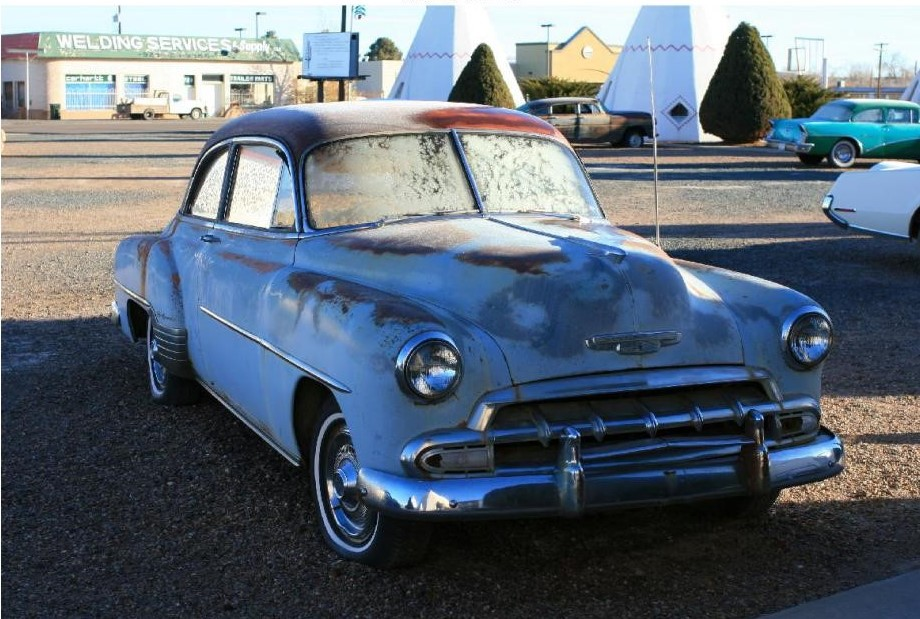
#> input picture task5/data/test.jpg, 920 x 619 px
$ python mainpartion.py
#> lines starting #> are read from the running program, lines starting #| are printed output that depends on the picture; long printed decimals are rounded
from matplotlib import pyplot as plt
import numpy as np
from PIL import Image
from sklearn.decomposition import PCA
import tkinter as tk
from tkinter import filedialog


def getfile():
    root = tk.Tk()
    root.withdraw()
    return filedialog.askopenfilename()


def loadImage(path):
#> called with path = './data/test.jpg'
    img = Image.open(path)
#> img is the input picture: PIL image 920x619 RGB; mean R, G, B 94.8, 105.7, 117.4
    # 将图像转换成灰度图
    img = img.convert("L")
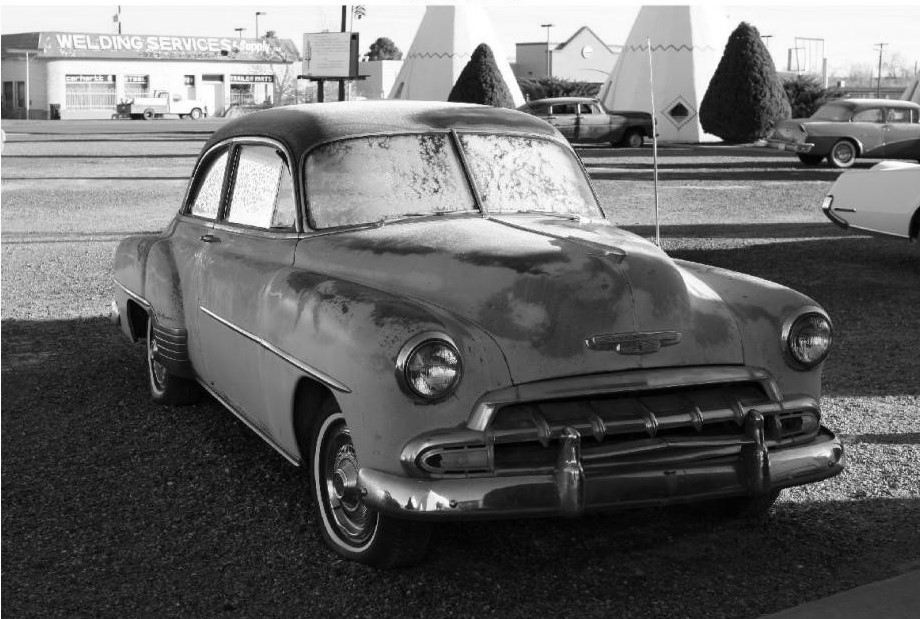
#> img: PIL image 920x619 L; min 0, max 255, mean 103.8
    # 图像的大小在size中是（宽，高）
    # 所以width取size的第一个值，height取第二个
    width = img.size[0]
#> width = 920
    height = img.size[1]
#> height = 619
    data = img.getdata()
    # 为了避免溢出，这里对数据进行一个缩放，缩小100倍
    data = np.array(data).reshape(height, width)/100
    # 查看原图的话，需要还原数据
    new_im = Image.fromarray(data*100)
    new_im.show()
    return data


def pca(data,k):

    n_samples,n_features = data.shape
    # 求均值
    mean = np.array([np.mean(data[:,i]) for i in range(n_features)])
    # 去中心化
    normal_data = data - mean
    # 得到协方差矩阵
    matrix_ = np.dot(np.transpose(normal_data),normal_data)
    # 有时会出现复数特征值，导致无法继续计算，这里用了不同的图像，有时候会出现复数特征，但是经过

    eig_val,eig_vec = np.linalg.eig(matrix_)
    eigIndex = np.argsort(eig_val)
    eigVecIndex = eigIndex[:-(k+1):-1]
    feature = eig_vec[:,eigVecIndex]
    new_data = np.dot(normal_data,feature)
    # 将降维后的数据映射回原空间
    rec_data = np.dot(new_data, np.transpose(feature)) + mean
    # print(rec_data)
    # 压缩后的数据也需要乘100还原成RGB值的范围
    newImage = Image.fromarray(np.uint8(rec_data*102))
    newImage.show()
    return rec_data

def error(data,recdata):
    sum1 = 0
    sum2 = 0
    # 计算两幅图像之间的差值矩阵
    D_value = data - recdata
    # 计算两幅图像之间的误差率，即信息丢失率
    for i in range(data.shape[0]):
        sum1 += np.dot(data[i],data[i])
        sum2 += np.dot(D_value[i], D_value[i])
    error = sum2/sum1
    print(sum2, sum1, error)


#date=loadImage("D:/black/data/suns.jpg")
#pca(date,20)

def gatmain():
    data=loadImage(getfile())
    pca = PCA(n_components=10).fit(data)
    # 降维
    x_new = pca.transform(data)
    # 还原降维后的数据到原空间
    recdata = pca.inverse_transform(x_new)
    # 计算误差
    error(data, recdata)
    # 还原降维后的数据
    newImg = Image.fromarray(recdata * 100)
    newImg.show()
    # error(data, recdata)


if __name__ == '__main__':
    data = loadImage("./data/test.jpg")
    pca = PCA(n_components=10).fit(data)
    # 降维
    x_new = pca.transform(data)
    # 还原降维后的数据到原空间
    recdata = pca.inverse_transform(x_new)
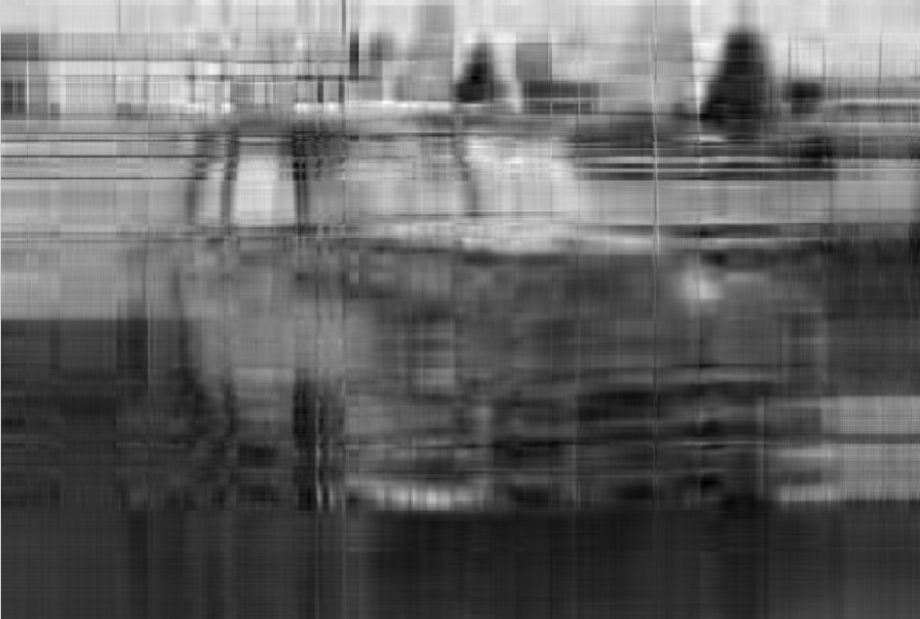
#> recdata: shape (619, 920) float64; min -0.278, max 3.07, mean 1.04; drawn with min black and max white
    # 计算误差
    error(data, recdata)
#> in error, `D_value = data - recdata`:
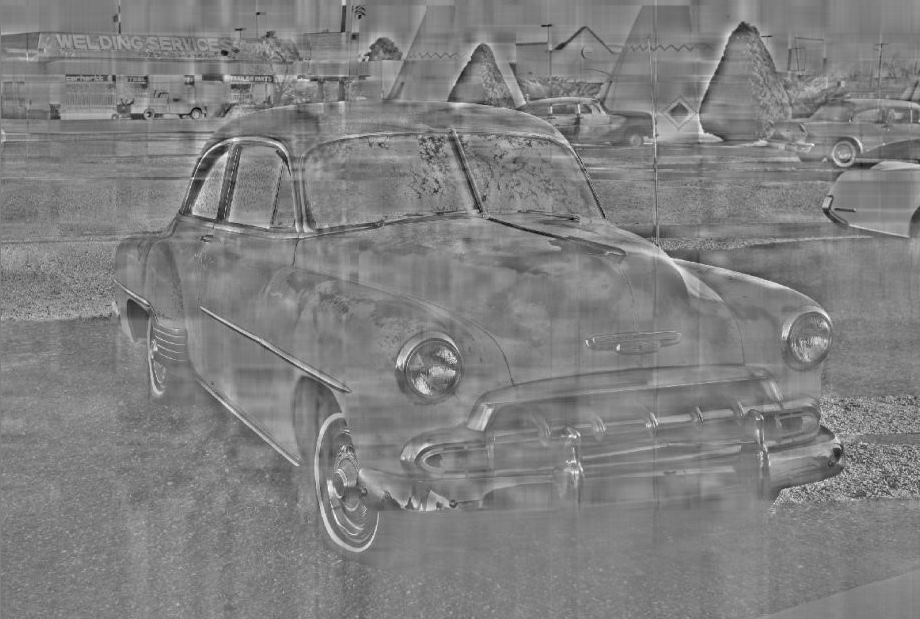
#> D_value: shape (619, 920) float64; min -1.74, max 1.73, mean -2.03e-16; drawn with min black and max white
#> the loop in error, `for i in range(data.shape[0]):` made 619 passes
#> (sum1, sum2) on passes 1 to 3: (5939.7, 21.9), (11880.3, 43.52), (17801.8, 65.56)
#> after the loop in error, `for i in range(data.shape[0]):`: sum1 = 946037; sum2 = 31955.5
#> in error, `error = sum2/sum1`: error = 0.0338
#| 31955.470 946036.966 0.03378
    # 还原降维后的数据
    newImg = Image.fromarray(recdata*100)
    newImg.show()
    # error(data, recdata)

$ run again, with task5/data/suns.jpg copied over task5/data/test.jpg
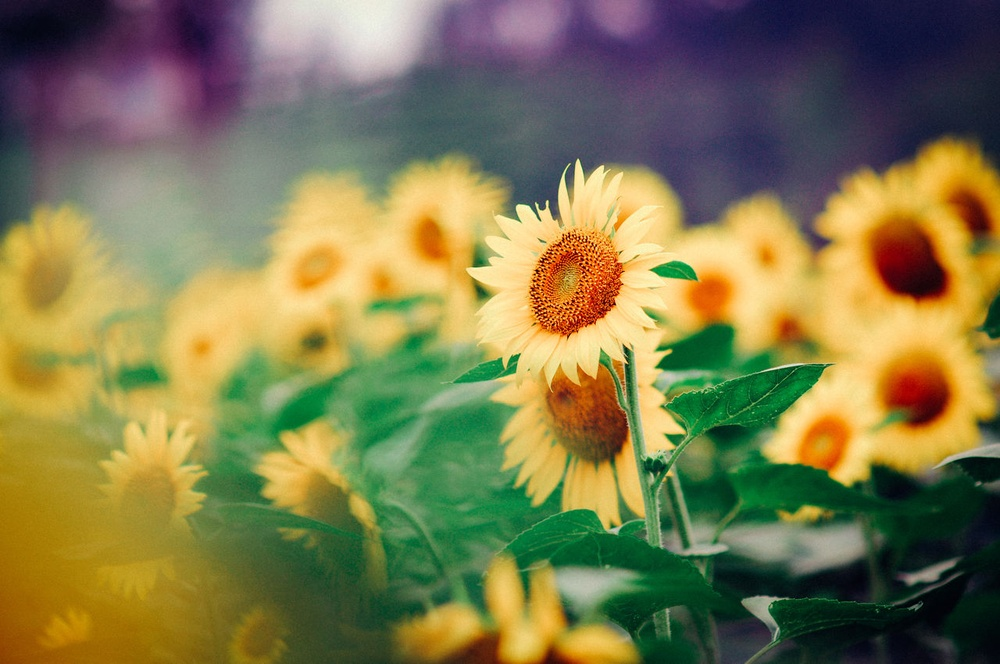
#> input picture task5/data/suns.jpg, 1000 x 664 px, shrunk from 1280 x 850 before the run
#> in loadImage, img is the input picture: PIL image 1000x664 RGB; mean R, G, B 127.9, 122.1, 77.4
#> img: PIL image 1000x664 L
#> `recdata = pca.inverse_transform(x_new)`:
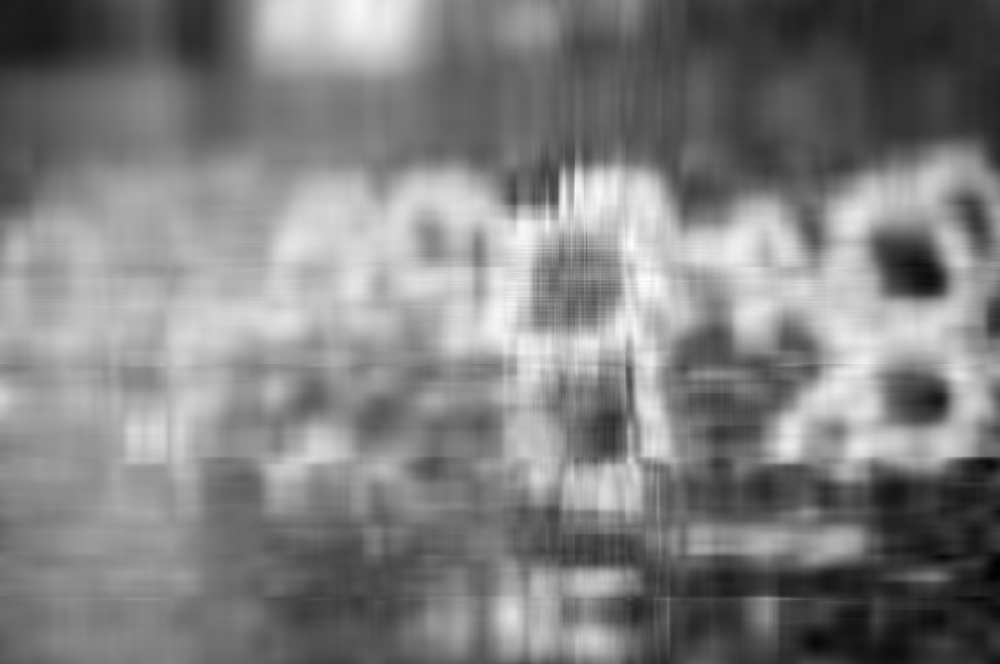
#> recdata: shape (664, 1000) float64; min -0.217, max 2.57, mean 1.19; drawn with min black and max white
#> in error, `D_value = data - recdata`:
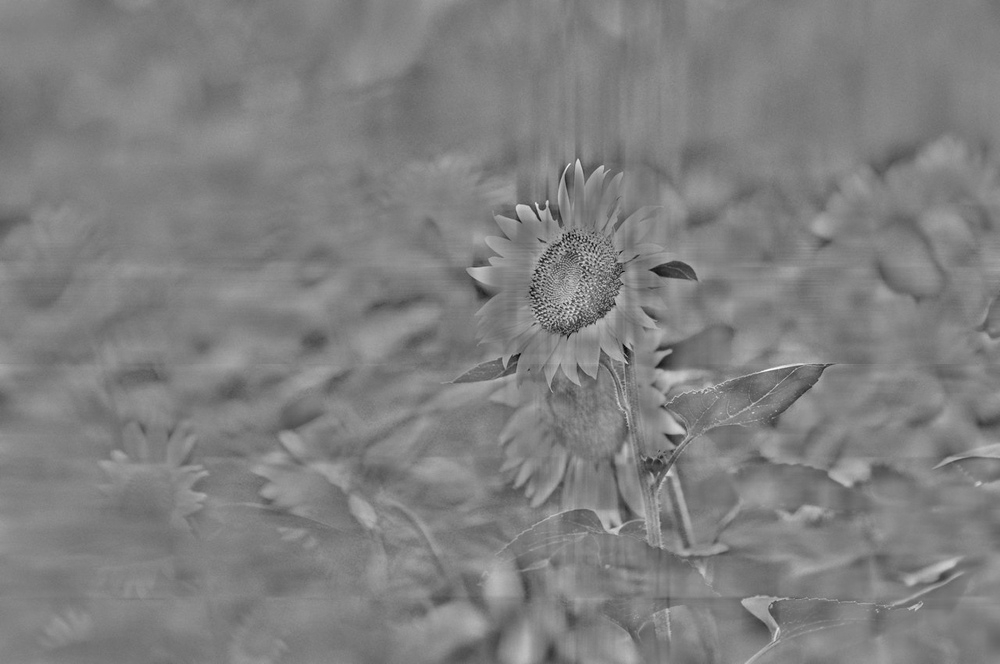
#> D_value: shape (664, 1000) float64; min -1.58, max 1.57, mean 4.71e-16; drawn with min black and max white
#> the loop in error, `for i in range(data.shape[0]):` made 664 passes
#> (sum1, sum2) on passes 1 to 3: (1264.4, 9.82), (2522.8, 18.73), (3779.5, 26.95)
#> after the loop in error, `for i in range(data.shape[0]):`: sum1 = 1170218; sum2 = 18377.3
#> error = 0.0157
#| 18377.274 1170218.0081 0.0157

$ run again, with task5/data/balance1.jpg copied over task5/data/test.jpg
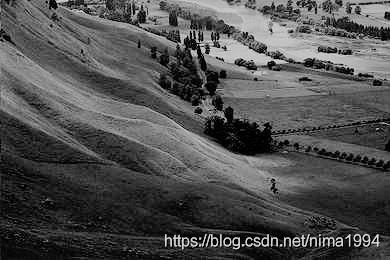
#> input picture task5/data/balance1.jpg, 390 x 260 px
#> in loadImage, img is the input picture: PIL image 390x260 L; min 0, max 224, mean 79.6
#> `recdata = pca.inverse_transform(x_new)`:
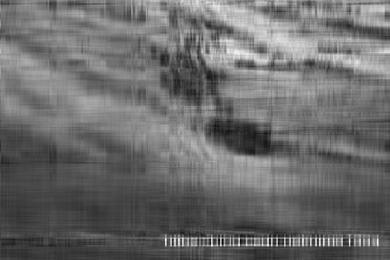
#> recdata: shape (260, 390) float64; min -0.522, max 2.6, mean 0.796; drawn with min black and max white
#> in error, `D_value = data - recdata`:
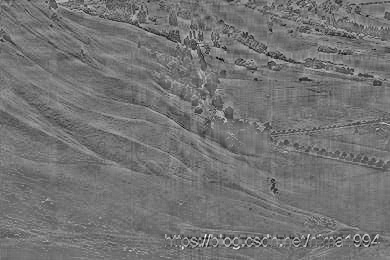
#> D_value: shape (260, 390) float64; min -1.7, max 2.04, mean 9.97e-17; drawn with min black and max white
#> the loop in error, `for i in range(data.shape[0]):` made 260 passes
#> (sum1, sum2) on passes 1 to 3: (740.1, 57.73), (1409.9, 105.7), (2021.5, 147.9)
#> after the loop in error, `for i in range(data.shape[0]):`: sum1 = 90732.5; sum2 = 6437.5
#> error = 0.071
#| 6437.530 90732.503 0.07095
